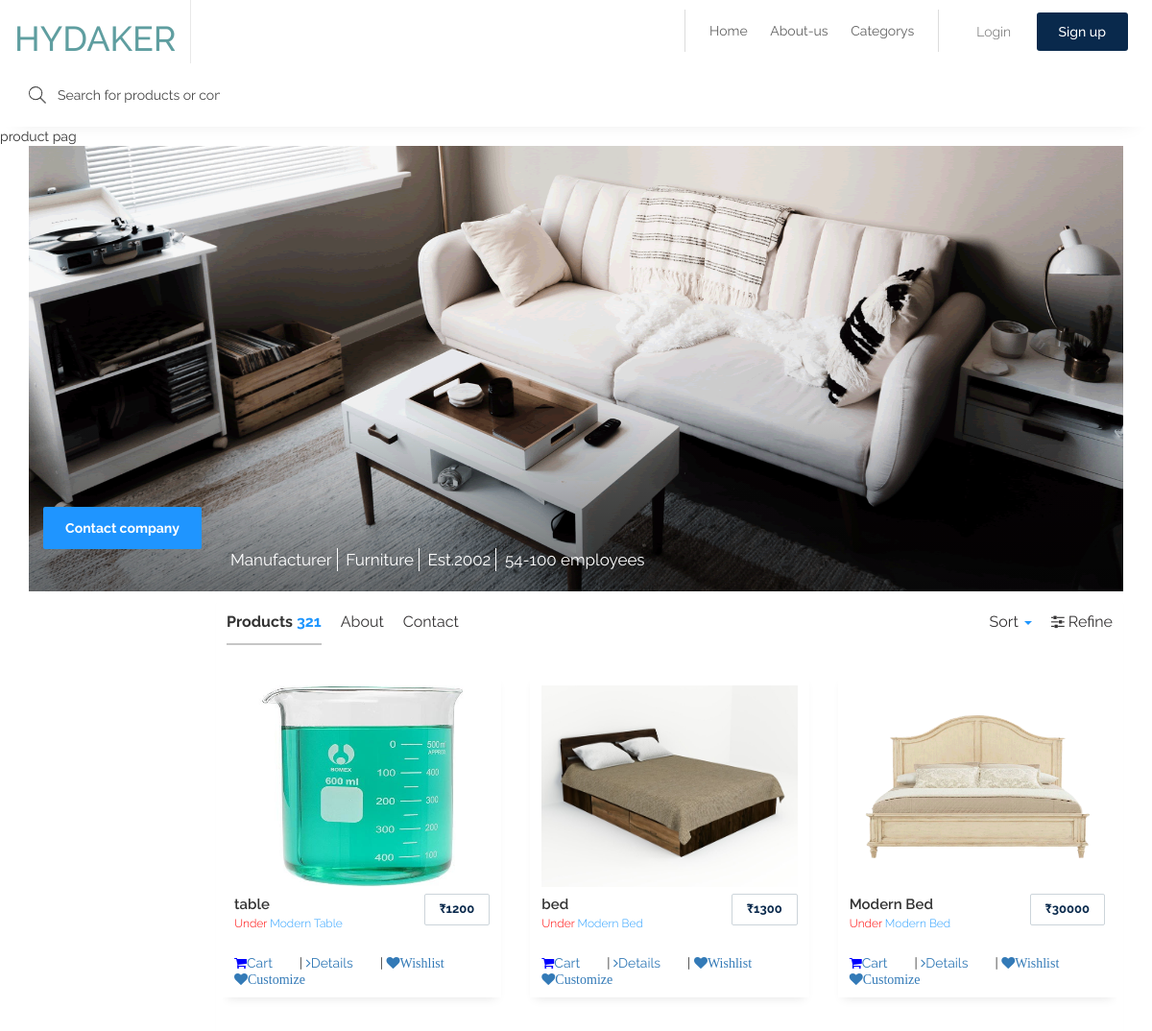
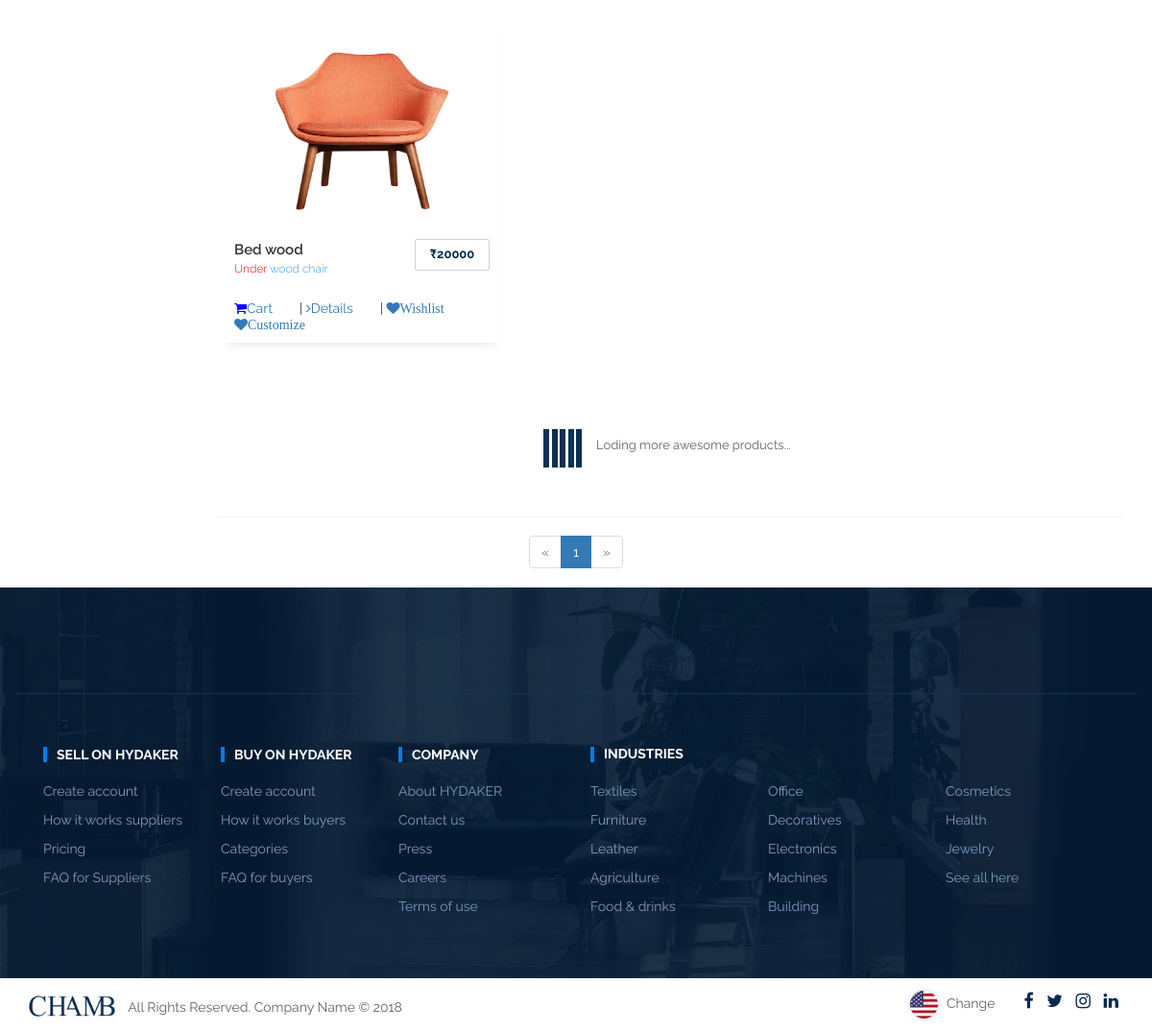
/product/product, run on the app's committed database (2 pictures, top to bottom).
### product/models.py (models this page shows, shortened)
class Product(models.Model):
    user=models.ForeignKey(User,on_delete=models.CASCADE,null=True,blank=True)
    category=models.ForeignKey(Category,on_delete=models.CASCADE)
    name=models.CharField(max_length=50,db_index=True)
    slug = models.SlugField(max_length=200, db_index=True)
    photo=models.ImageField(upload_to='product_image/%Y/%m/%d')
    photo1=models.ImageField(upload_to='product_image/%Y/%m/%d',blank=True,null=True)
    photo2=models.ImageField(upload_to='product_image/%Y/%m/%d',blank=True,null=True)
    photo3=models.ImageField(upload_to='product_image/%Y/%m/%d',blank=True,null=True)
    price=models.PositiveIntegerField()
    stock=models.PositiveIntegerField()
    dimensions=models.CharField(max_length=200,blank=True,null=True)
    warrenty=models.CharField(max_length=200,blank=True,null=True)
    description=models.TextField()
    contact_number=PhoneNumberField(blank=True,null=True)
    basic_color=models.ForeignKey(Color,blank=True,null=True,on_delete=models.CASCADE)
    materials=models.CharField(max_length=30,blank=True,null=True,choices=materials_types,default=leather)
    foam=models.CharField(max_length=30,blank=True,null=True,choices=foam_types,default=pu_foam)
    wood_name=models.CharField(max_length=50,blank=True,null=True)
    is_available = models.BooleanField(default=True)
    created = models.DateTimeField(default=datetime.now, blank=True)
    class Meta:
        ordering = ('-created',)
        index_together = (('id', 'slug'),)

class Category(models.Model):
    name=models.CharField(max_length=50,db_index=True)
    description=models.CharField(max_length=200)
    image=models.ImageField(upload_to='category_image')
    category_type=models.CharField(max_length=20,choices=category_types,default=sofa)
    slug = models.SlugField(max_length=200, db_index=True, unique=True)
    class Meta:
        ordering = ('name',)
        verbose_name = 'category'
        verbose_name_plural = 'categories'
    def __str__(self):
        return self.name

### product/views.py (the view)
# urls.py: path('product/',include('product.urls')),
def product(request,category_slug=None):
    category = None
    categories = Category.objects.all()
    products = Product.objects.filter(is_available=True)
    if category_slug:
        category = get_object_or_404(Category, slug=category_slug)
        products = products.filter(category=category)
    page = request.GET.get('page')
    paginator = Paginator(products, 6)
    try:
        products = paginator.page(page)
    except PageNotAnInteger:
        products = paginator.page(1)
    except EmptyPage:
        products = paginator.page(1)
    is_authenticated = request.user.is_authenticated
    print(is_authenticated)
    if is_authenticated:
        return render(
            request,
            'product/product.html',
            {
                'category': category,
                'categories': categories,
                'products': products,
            }
        )
    else:
        return render(
            request,
            'product/product.html',
            {
                'category': category,
                'categories': categories,
                'products': products,
            }
        )

### templates/product/product.html (shortened to what this page needs)
{% include 'nav.html' %}
{% block title %}product pag{% endblock %}{% load crispy_forms_tags %}
{% block content %}
<link rel="stylesheet" href="https://maxcdn.bootstrapcdn.com/font-awesome/4.4.0/css/font-awesome.min.css">
      {% if products %}
      <div class="profile-box banner-p">
         <div class="container">
            <div class="row">
               <div class="col-md-12">
                  <div class="profile-b">
                     <img src="/static/images/lag-63.png" alt="#" />
                     <div class="dit-p">
                        <div class="col-md-2"></div>
                        <div class="col-md-10">
                           <div class="profile-left-b">
                              <ul>
                                 <li><a href="#">Manufacturer </a></li>
                                 <li><a href="#">Furniture</a></li>
                                 <li><a href="#">Est.2002</a></li>
                                 <li><a href="#">54-100 employees</a></li>
                              </ul>
                           </div>
                        </div>
                     </div>
                  </div>
               </div>
            </div>
         </div>
      </div>
      <div class="product-profile-box">
         <div class="container">
            <div class="row">
               <div class="col-md-2 col-sm-4 pr">
                  <div class="profile-pro-left">
                     <div class="left-profile-box-m">
                        <a href="#">Contact company</a>
                     </div>
                  </div>
               </div>
               <div class="col-md-10 col-sm-8">
                  <div class="profile-pro-right">
                     <div class="panel with-nav-tabs panel-default">
                        <div class="panel-heading clearfix">
                           <ul class="nav nav-tabs pull-left">
                              <li class="active"><a href="{% url 'product' %}" data-toggle="tab">Products <span>321</span></a></li>
                              <li><a href="{% url 'about' %}" data-toggle="tab">About</a></li>
                              <li><a href="#tab3default" data-toggle="tab">Contact</a></li>
                           </ul>
                           <ul class="nav nav-tabs pull-right right-t">
                              <li class="dropdown">
                                 <a href="#" data-toggle="dropdown">Sort <span class="caret"></span></a>
                              </li>
                              <li><a href="#tab5default" data-toggle="tab"><i class="fa fa-sliders" aria-hidden="true"></i> Refine</a></li>
                           </ul>
                        </div>
                        <div class="panel-body">
                           <div class="tab-content">
                              <div class="tab-pane fade in active" id="tab1default">
                                 <div class="product-box-main row">
                                    {% for listing in products %}
                                    <div class="col-md-4 col-sm-6" style="height: 28em;">
                                       <div class="small-box-c">
                                          <div class="small-img-b">
                                             <img src="{{listing.photo.url}}" alt="#" style="height: 15em;"/>
                                          </div>
                                          <div class="dit-t clearfix" >
                                             <div class="left-ti">
                                                <h4>{{listing.name}}</h4>
                                                <p>Under <span>{{listing.category}}</span></p>
                                             </div>
                                             <a href="#" tabindex="0">₹{{listing.price}}</a>
                                          </div>
                                          <div class="prod-btn">
                                          </div style="height:2em">
                                             <a href="{% url  'cart:cart_add' listing.id %}" data-abc="true" style="padding-right: 2em;"><i class="fa fa-shopping-cart" style="color:blue;"></i><span>Cart</span></a>|
                                             <a href="{% url 'product_detail' listing.id %}" data-abc="true"  style="padding-right: 2em;"><i class="fa fa-angle-right"></i><span>Details</span></a>|
                                             <a class="fa fa-heart" href="{% url  'wishlist:wishlist_add' listing.id %}" data-abc="true"><span>Wishlist </span></a>
                                             <a class="fa fa-heart" href="{% url  'add_customization' listing.id %}" data-abc="true"><span>Customize </span></a>
                                       </div>
                                    </div>
                                    {% endfor %}
                                 </div>
                                 <div class="loding-box">
                                    <a href="#">
                                       <div class="sk-wave">
                                          <div class="sk-rect sk-rect1"></div>
                                          <div class="sk-rect sk-rect2"></div>
                                          <div class="sk-rect sk-rect3"></div>
                                          <div class="sk-rect sk-rect4"></div>
                                          <div class="sk-rect sk-rect5"></div>
                                       </div>
                                       <span>Loding more awesome products...</span>
                                    </a>
                                 </div>
                              </div>
                           </div>
                        </div>
                     </div>
                  </div>
               </div>
            </div>
         </div>
      </div>
      {% else %}<i class="fa fa-heart-o"></i>
        <div class="col-md-12">
            <p>No Listings Available</p>
        </div>
        {% endif %}
<div class="row">
    <div class="col-md-12 text-center">
        <div class="pag_area">
            <ul class="pagination">
                {% if products.has_previous %}
                <li><a href="?page={{ products.previous_page_number }}">«</a></li>
                {% else %}
                <li class="disabled"><span>«</span></li>
                {% endif %} {% for i in products.paginator.page_range %} {% if products.number == i %}
                <li class="active"><span>{{ i }} <span class="sr-only">(current)</span></span>
                </li>
                {% else %}
                <li><a href="?page={{ i }}">{{ i }}</a></li>
                {% endif %} {% endfor %} {% if products.has_next %}
                <li><a href="?page={{ products.next_page_number }}">»</a></li>
                {% else %}
                <li class="disabled"><span>»</span></li>
                {% endif %}
            </ul>
        </div>
    </div>
</div>
      {% endblock %}
      {% include 'footer.html' %}

### data on the page
Product: photo (picture), name "table", category "Modern Table", price "1200"
Product: photo (picture), name "bed", category "Modern Bed", price "1300"
Product: photo (picture), name "Modern Bed", category "Modern Bed", price "30000"
Product: photo (picture), name "Bed wood", category "wood chair", price "20000"

### other printed values
{{ i }} "1"
